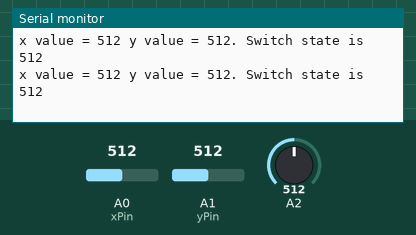
This sketch was run on a simulated Arduino Uno, built with avr-gcc and run on an emulated ATmega328P. On the bench: the last lines printed to the serial monitor. The test bench sets the inputs (shaded band); at power-on: A1 (yPin) = 512, A0 (xPin) = 512, A2 = 512.

Above: at 7.2 s.
7.3 s: A1 (yPin) set to 991
At 7.8 s:
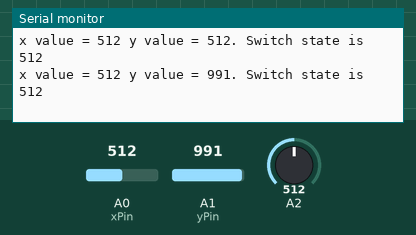
10.3 s: A1 (yPin) set to 1016
At 10.41 s:
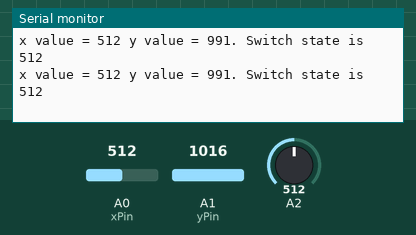
Timing chart, 0 to 13.3 s (numbered marks = the images above; inputs shaded):
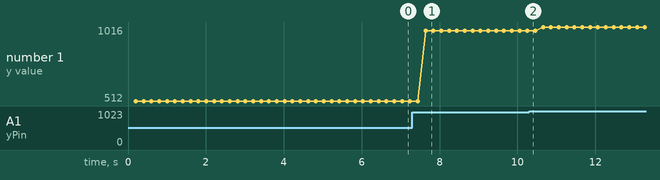

The sketch:

joystick.ino
```cpp
int xPin = A0;
int yPin = A1;
int switchPin = 2;
int xValue;
int yValue;
int switchValue;
int delayTime = 200;

void setup() {
  Serial.begin(9600);
  pinMode(xPin, INPUT);
  pinMode(yPin, INPUT);
  pinMode(switchPin, INPUT);
  digitalWrite(switchPin, HIGH);
}

void loop() {
  xValue = analogRead(xPin);
  yValue = analogRead(yPin);
  switchValue = analogRead(switchPin);
  delay(delayTime);
  Serial.print("x value = ");
  Serial.print(xValue);
  Serial.print(" y value = ");
  Serial.print(yValue);
  Serial.print(". Switch state is ");
  Serial.println(switchValue);
}
```

Measured:
- after the input at 7.3 s, the serial monitor: prints a new line after 0.34 s (image 1)
- plotted number 1: 512 → 991 after the input at 7.3 s, 991 → 1016 after the input at 10.3 s
